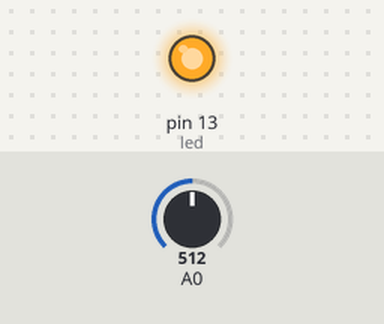
The sketch below on a simulated Arduino Uno, built with avr-gcc and run on an emulated ATmega328P. Shown: output pins drawn as LEDs (lit = HIGH). The test bench sets the inputs (shaded band); at power-on: A0 = 512.

Above: at 1.2 s.
1.3 s: A0 set to 255
2.8 s: A0 set to 228
At 4.0 s:
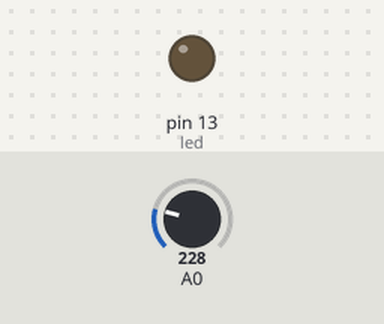
4.3 s: A0 set to 250
At 5.1 s:
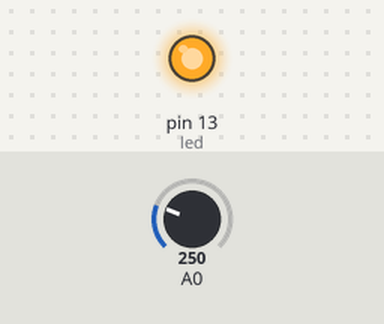
5.8 s: A0 set to 230
At 6.3 s:
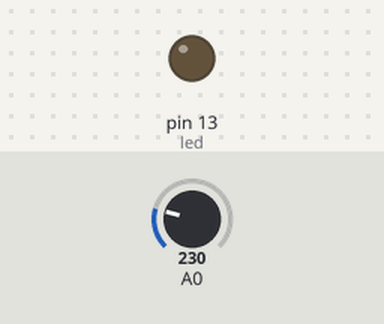
Timing chart, 0 to 8.3 s (numbered marks = the images above; inputs shaded):
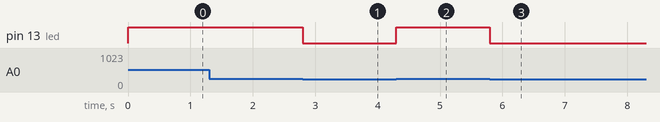

The sketch:

SoundSensorTesting.ino
```cpp
/*
This is the code to make a LED blink with the music.
You have to set the threshold so it' sensible enough to make the led blink.

You connect an LED to PIN13 and the Sound Sensor to Analog Pin 0
 */

int led = 13;
int threshold = 240; //Change This
int volume;

void setup() {
  Serial.begin(9600); // For debugging
  pinMode(led, OUTPUT);
}

void loop() {

  volume = analogRead(A0); // Reads the value from the Analog PIN A0

    //debug
    //Serial.println(volume);
    //delay(100);


  if(volume>=threshold){
    digitalWrite(led, HIGH); //Turn ON Led

  }
  else{
    digitalWrite(led, LOW); // Turn OFF Led

  }

}
```

Measured:
- the behaviour switches between 240 and 239 on A0 (found by bisection; images 0 and 1)
- after the input at 1.3 s, every drawn part: stays the same
- after the input at 2.8 s, pin 13 (led): HIGH → LOW at once
- after the input at 4.3 s, pin 13 (led): LOW → HIGH at once
- after the input at 5.8 s, pin 13 (led): HIGH → LOW at once
